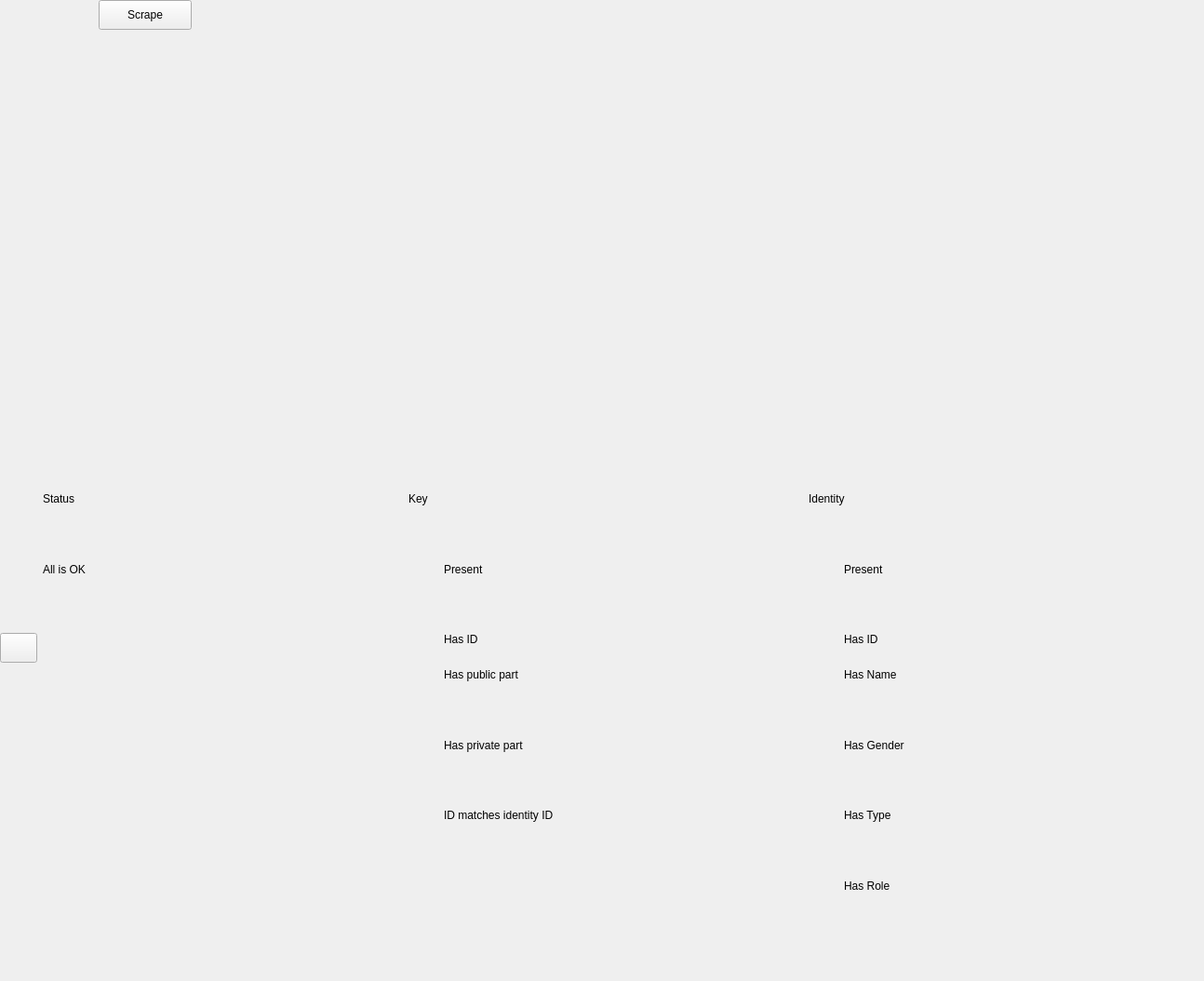
<?xml version="1.0" encoding="UTF-8"?>
<ui version="4.0">
 <class>DeliveryDebugWidget</class>
 <widget class="QWidget" name="DeliveryDebugWidget">
  <property name="geometry">
   <rect>
    <x>0</x>
    <y>0</y>
    <width>1294</width>
    <height>1054</height>
   </rect>
  </property>
  <property name="windowTitle">
   <string>Form</string>
  </property>
  <layout class="QVBoxLayout" name="verticalLayout" stretch="0,1,1,0">
   <property name="leftMargin">
    <number>0</number>
   </property>
   <property name="topMargin">
    <number>0</number>
   </property>
   <property name="rightMargin">
    <number>0</number>
   </property>
   <property name="bottomMargin">
    <number>0</number>
   </property>
   <item>
    <layout class="QHBoxLayout" name="horizontalLayout_2">
     <item>
      <widget class="TryToggle" name="tryToggleBirth" native="true">
       <property name="sizePolicy">
        <sizepolicy hsizetype="Minimum" vsizetype="Minimum">
         <horstretch>0</horstretch>
         <verstretch>0</verstretch>
        </sizepolicy>
       </property>
       <property name="minimumSize">
        <size>
         <width>100</width>
         <height>32</height>
        </size>
       </property>
      </widget>
     </item>
     <item>
      <widget class="QPushButton" name="pushButtonScrape">
       <property name="minimumSize">
        <size>
         <width>100</width>
         <height>32</height>
        </size>
       </property>
       <property name="toolTip">
        <string>Scrape the woom, resetting ALL identity (DANGEROUS!!)</string>
       </property>
       <property name="text">
        <string>Scrape</string>
       </property>
      </widget>
     </item>
     <item>
      <spacer name="horizontalSpacer_2">
       <property name="orientation">
        <enum>Qt::Orientation::Horizontal</enum>
       </property>
       <property name="sizeHint" stdset="0">
        <size>
         <width>40</width>
         <height>10</height>
        </size>
       </property>
      </spacer>
     </item>
    </layout>
   </item>
   <item>
    <widget class="PortableIDWidget" name="widgetBirthCertificate" native="true"/>
   </item>
   <item>
    <layout class="QGridLayout" name="gridLayout" columnstretch="0,1,0,1,0,1">
     <item row="4" column="4">
      <widget class="LightWidget" name="widgetLightHasNodeIdentityGender" native="true">
       <property name="minimumSize">
        <size>
         <width>32</width>
         <height>32</height>
        </size>
       </property>
      </widget>
     </item>
     <item row="2" column="4">
      <widget class="LightWidget" name="widgetLightHasNodeIdentityID" native="true">
       <property name="minimumSize">
        <size>
         <width>32</width>
         <height>32</height>
        </size>
       </property>
      </widget>
     </item>
     <item row="6" column="5">
      <widget class="QLabel" name="labelHasNodeIdentityRole">
       <property name="text">
        <string>Has Role</string>
       </property>
       <property name="alignment">
        <set>Qt::AlignmentFlag::AlignLeading|Qt::AlignmentFlag::AlignLeft|Qt::AlignmentFlag::AlignTop</set>
       </property>
      </widget>
     </item>
     <item row="2" column="5">
      <widget class="QLabel" name="labelHasNodeIdentityID">
       <property name="text">
        <string>Has ID</string>
       </property>
       <property name="alignment">
        <set>Qt::AlignmentFlag::AlignLeading|Qt::AlignmentFlag::AlignLeft|Qt::AlignmentFlag::AlignTop</set>
       </property>
      </widget>
     </item>
     <item row="1" column="5">
      <widget class="QLabel" name="labelHasNodeIdentity">
       <property name="text">
        <string>Present</string>
       </property>
       <property name="alignment">
        <set>Qt::AlignmentFlag::AlignLeading|Qt::AlignmentFlag::AlignLeft|Qt::AlignmentFlag::AlignTop</set>
       </property>
      </widget>
     </item>
     <item row="6" column="4">
      <widget class="LightWidget" name="widgetLightHasNodeIdentityRole" native="true">
       <property name="minimumSize">
        <size>
         <width>32</width>
         <height>32</height>
        </size>
       </property>
      </widget>
     </item>
     <item row="3" column="4">
      <widget class="LightWidget" name="widgetLightHasNodeIdentityName" native="true">
       <property name="minimumSize">
        <size>
         <width>32</width>
         <height>32</height>
        </size>
       </property>
      </widget>
     </item>
     <item row="4" column="5">
      <widget class="QLabel" name="labelHasNodeIdentityGender">
       <property name="text">
        <string>Has Gender</string>
       </property>
       <property name="alignment">
        <set>Qt::AlignmentFlag::AlignLeading|Qt::AlignmentFlag::AlignLeft|Qt::AlignmentFlag::AlignTop</set>
       </property>
      </widget>
     </item>
     <item row="3" column="5">
      <widget class="QLabel" name="labelHasNodeIdentityName">
       <property name="text">
        <string>Has Name</string>
       </property>
       <property name="alignment">
        <set>Qt::AlignmentFlag::AlignLeading|Qt::AlignmentFlag::AlignLeft|Qt::AlignmentFlag::AlignTop</set>
       </property>
      </widget>
     </item>
     <item row="1" column="4">
      <widget class="LightWidget" name="widgetLightHasNodeIdentity" native="true">
       <property name="minimumSize">
        <size>
         <width>32</width>
         <height>32</height>
        </size>
       </property>
      </widget>
     </item>
     <item row="5" column="4">
      <widget class="LightWidget" name="widgetLightHasNodeIdentityType" native="true">
       <property name="minimumSize">
        <size>
         <width>32</width>
         <height>32</height>
        </size>
       </property>
      </widget>
     </item>
     <item row="5" column="5">
      <widget class="QLabel" name="labelHasNodeIdentityType">
       <property name="text">
        <string>Has Type</string>
       </property>
       <property name="alignment">
        <set>Qt::AlignmentFlag::AlignLeading|Qt::AlignmentFlag::AlignLeft|Qt::AlignmentFlag::AlignTop</set>
       </property>
      </widget>
     </item>
     <item row="1" column="2">
      <widget class="LightWidget" name="widgetLightHasLocalKey" native="true">
       <property name="minimumSize">
        <size>
         <width>32</width>
         <height>32</height>
        </size>
       </property>
      </widget>
     </item>
     <item row="3" column="3">
      <widget class="QLabel" name="labelHasLocalKeyPublic">
       <property name="text">
        <string>Has public part</string>
       </property>
       <property name="alignment">
        <set>Qt::AlignmentFlag::AlignLeading|Qt::AlignmentFlag::AlignLeft|Qt::AlignmentFlag::AlignTop</set>
       </property>
      </widget>
     </item>
     <item row="4" column="3">
      <widget class="QLabel" name="labelHasLocalKeyPrivate">
       <property name="text">
        <string>Has private part</string>
       </property>
       <property name="alignment">
        <set>Qt::AlignmentFlag::AlignLeading|Qt::AlignmentFlag::AlignLeft|Qt::AlignmentFlag::AlignTop</set>
       </property>
      </widget>
     </item>
     <item row="4" column="2">
      <widget class="LightWidget" name="widgetLightHasLocalKeyPrivate" native="true">
       <property name="minimumSize">
        <size>
         <width>32</width>
         <height>32</height>
        </size>
       </property>
      </widget>
     </item>
     <item row="3" column="2">
      <widget class="LightWidget" name="widgetLightHasLocalKeyPublic" native="true">
       <property name="minimumSize">
        <size>
         <width>32</width>
         <height>32</height>
        </size>
       </property>
      </widget>
     </item>
     <item row="2" column="2">
      <widget class="LightWidget" name="widgetLightHasLocalKeyID" native="true">
       <property name="minimumSize">
        <size>
         <width>32</width>
         <height>32</height>
        </size>
       </property>
      </widget>
     </item>
     <item row="2" column="3">
      <widget class="QLabel" name="labelHasLocalKeyID">
       <property name="text">
        <string>Has ID</string>
       </property>
       <property name="alignment">
        <set>Qt::AlignmentFlag::AlignLeading|Qt::AlignmentFlag::AlignLeft|Qt::AlignmentFlag::AlignTop</set>
       </property>
      </widget>
     </item>
     <item row="1" column="3">
      <widget class="QLabel" name="labelHasLocalKey">
       <property name="text">
        <string>Present</string>
       </property>
       <property name="alignment">
        <set>Qt::AlignmentFlag::AlignLeading|Qt::AlignmentFlag::AlignLeft|Qt::AlignmentFlag::AlignTop</set>
       </property>
      </widget>
     </item>
     <item row="5" column="3">
      <widget class="QLabel" name="labelHasNodeIdentityIDMatchesLocalKeyID">
       <property name="text">
        <string>ID matches identity ID</string>
       </property>
       <property name="alignment">
        <set>Qt::AlignmentFlag::AlignLeading|Qt::AlignmentFlag::AlignLeft|Qt::AlignmentFlag::AlignTop</set>
       </property>
      </widget>
     </item>
     <item row="5" column="2">
      <widget class="LightWidget" name="widgetLightHasNodeIdentityIDMatchesLocalKeyID" native="true">
       <property name="minimumSize">
        <size>
         <width>32</width>
         <height>32</height>
        </size>
       </property>
      </widget>
     </item>
     <item row="0" column="2" colspan="2">
      <widget class="QLabel" name="labelHasOKStatus_2">
       <property name="text">
        <string>Key</string>
       </property>
       <property name="alignment">
        <set>Qt::AlignmentFlag::AlignLeading|Qt::AlignmentFlag::AlignLeft|Qt::AlignmentFlag::AlignTop</set>
       </property>
      </widget>
     </item>
     <item row="0" column="4" colspan="2">
      <widget class="QLabel" name="labelHasOKStatus_3">
       <property name="text">
        <string>Identity</string>
       </property>
       <property name="alignment">
        <set>Qt::AlignmentFlag::AlignLeading|Qt::AlignmentFlag::AlignLeft|Qt::AlignmentFlag::AlignTop</set>
       </property>
      </widget>
     </item>
     <item row="1" column="1" rowspan="6">
      <widget class="QLabel" name="labelHasOKStatus">
       <property name="text">
        <string>All is OK</string>
       </property>
       <property name="textFormat">
        <enum>Qt::TextFormat::PlainText</enum>
       </property>
       <property name="alignment">
        <set>Qt::AlignmentFlag::AlignLeading|Qt::AlignmentFlag::AlignLeft|Qt::AlignmentFlag::AlignTop</set>
       </property>
       <property name="wordWrap">
        <bool>false</bool>
       </property>
      </widget>
     </item>
     <item row="0" column="1">
      <widget class="QLabel" name="labelStatus">
       <property name="text">
        <string>Status</string>
       </property>
       <property name="alignment">
        <set>Qt::AlignmentFlag::AlignLeading|Qt::AlignmentFlag::AlignLeft|Qt::AlignmentFlag::AlignTop</set>
       </property>
      </widget>
     </item>
     <item row="2" column="0">
      <widget class="QPushButton" name="pushButtonReload">
       <property name="minimumSize">
        <size>
         <width>32</width>
         <height>32</height>
        </size>
       </property>
       <property name="toolTip">
        <string>Reload</string>
       </property>
       <property name="text">
        <string/>
       </property>
       <property name="icon">
        <iconset resource="../../libres/resources/icons.qrc">
         <normaloff>:/icons/app/update.svg</normaloff>:/icons/app/update.svg</iconset>
       </property>
      </widget>
     </item>
     <item row="1" column="0">
      <widget class="LightWidget" name="widgetLightAllOK" native="true">
       <property name="minimumSize">
        <size>
         <width>32</width>
         <height>32</height>
        </size>
       </property>
      </widget>
     </item>
    </layout>
   </item>
   <item>
    <spacer name="verticalSpacer">
     <property name="orientation">
      <enum>Qt::Orientation::Vertical</enum>
     </property>
     <property name="sizeHint" stdset="0">
      <size>
       <width>20</width>
       <height>40</height>
      </size>
     </property>
    </spacer>
   </item>
  </layout>
 </widget>
 <customwidgets>
  <customwidget>
   <class>LightWidget</class>
   <extends>QWidget</extends>
   <header location="global">components/LightWidget.hpp</header>
   <container>1</container>
  </customwidget>
  <customwidget>
   <class>TryToggle</class>
   <extends>QWidget</extends>
   <header location="global">components/TryToggle.hpp</header>
   <container>1</container>
  </customwidget>
  <customwidget>
   <class>PortableIDWidget</class>
   <extends>QWidget</extends>
   <header location="global">node/PortableIDWidget.hpp</header>
   <container>1</container>
  </customwidget>
 </customwidgets>
 <resources>
  <include location="../../libres/resources/icons.qrc"/>
 </resources>
 <connections>
  <connection>
   <sender>pushButtonScrape</sender>
   <signal>clicked()</signal>
   <receiver>DeliveryDebugWidget</receiver>
   <slot>scrapeWoom()</slot>
   <hints>
    <hint type="sourcelabel">
     <x>156</x>
     <y>16</y>
    </hint>
    <hint type="destinationlabel">
     <x>646</x>
     <y>526</y>
    </hint>
   </hints>
  </connection>
  <connection>
   <sender>pushButtonReload</sender>
   <signal>clicked()</signal>
   <receiver>DeliveryDebugWidget</receiver>
   <slot>reload()</slot>
   <hints>
    <hint type="sourcelabel">
     <x>16</x>
     <y>692</y>
    </hint>
    <hint type="destinationlabel">
     <x>646</x>
     <y>526</y>
    </hint>
   </hints>
  </connection>
 </connections>
 <slots>
  <slot>scrapeWoom()</slot>
  <slot>reload()</slot>
 </slots>
</ui>
